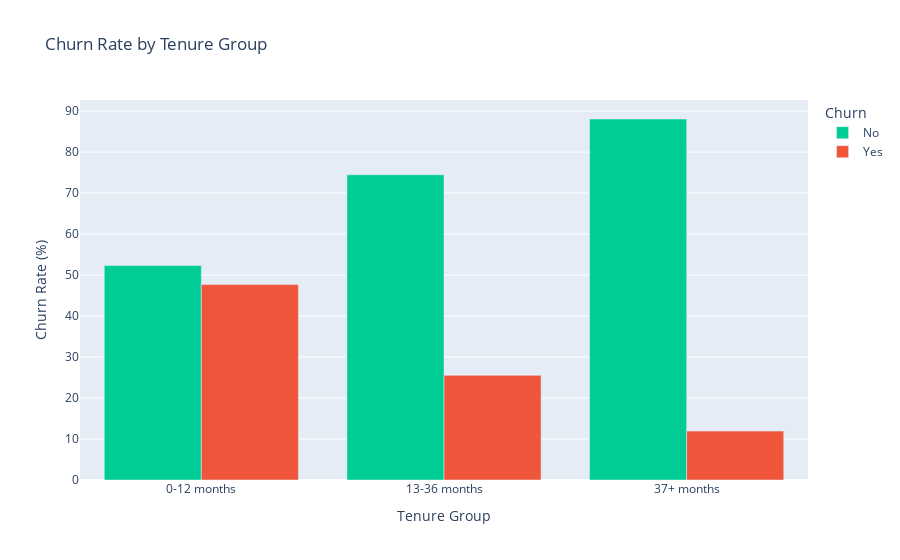

The cell this chart's notebook holds for it:
### Markdown cell above
# Bar Chart Visualization:

### Code cell
#Step-9:
# 1.Churn Rate by Tenure Group
fig_tenure = px.bar(
    churn_by_tenure,
    barmode='group',
    title='Churn Rate by Tenure Group',
    labels={'value': 'Percentage', 'tenure_group': 'Tenure Group'},
    color_discrete_sequence=['#00CC96', '#EF553B'])
fig_tenure.update_layout(yaxis_title='Churn Rate (%)')
fig_tenure.show()

### Figure 1 — Plotly figure (JSON) as saved in the notebook; plotly's stock layout.template omitted (floating-point values rounded to 4 significant figures)
{"data": [{"alignmentgroup": "True", "hovertemplate": "Churn=No<br>Tenure Group=%{x}<br>Percentage=%{y}<extra></extra>", "legendgroup": "No", "marker": {"color": "#00CC96", "pattern": {"shape": ""}}, "name": "No", "offsetgroup": "No", "orientation": "v", "showlegend": true, "textposition": "auto", "type": "bar", "x": ["0-12 months", "13-36 months", "37+ months"], "xaxis": "x", "y": [52.32, 74.46, 88.07], "yaxis": "y"}, {"alignmentgroup": "True", "hovertemplate": "Churn=Yes<br>Tenure Group=%{x}<br>Percentage=%{y}<extra></extra>", "legendgroup": "Yes", "marker": {"color": "#EF553B", "pattern": {"shape": ""}}, "name": "Yes", "offsetgroup": "Yes", "orientation": "v", "showlegend": true, "textposition": "auto", "type": "bar", "x": ["0-12 months", "13-36 months", "37+ months"], "xaxis": "x", "y": [47.68, 25.54, 11.93], "yaxis": "y"}], "layout": {"barmode": "group", "legend": {"title": {"text": "Churn"}, "tracegroupgap": 0}, "title": {"text": "Churn Rate by Tenure Group"}, "xaxis": {"anchor": "y", "domain": [0, 1], "title": {"text": "Tenure Group"}}, "yaxis": {"anchor": "x", "domain": [0, 1], "title": {"text": "Churn Rate (%)"}}}}
